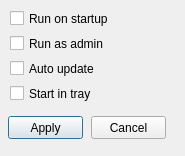
<?xml version="1.0" encoding="UTF-8"?>
<ui version="4.0">
 <class>MainSettingsWindow</class>
 <widget class="QDialog" name="MainSettingsWindow">
  <property name="geometry">
   <rect>
    <x>0</x>
    <y>0</y>
    <width>185</width>
    <height>156</height>
   </rect>
  </property>
  <property name="sizePolicy">
   <sizepolicy hsizetype="Fixed" vsizetype="Fixed">
    <horstretch>0</horstretch>
    <verstretch>0</verstretch>
   </sizepolicy>
  </property>
  <property name="windowTitle">
   <string>Settings</string>
  </property>
  <property name="sizeGripEnabled">
   <bool>false</bool>
  </property>
  <widget class="QCheckBox" name="autoUpdateCheckBox">
   <property name="enabled">
    <bool>true</bool>
   </property>
   <property name="geometry">
    <rect>
     <x>10</x>
     <y>60</y>
     <width>300</width>
     <height>17</height>
    </rect>
   </property>
   <property name="toolTip">
    <string>If this is checked, the program will check if update is available and perform update in background. Can be used only with administrator mode</string>
   </property>
   <property name="text">
    <string>Auto update</string>
   </property>
  </widget>
  <widget class="QCheckBox" name="asAdminCheckBox">
   <property name="enabled">
    <bool>true</bool>
   </property>
   <property name="geometry">
    <rect>
     <x>10</x>
     <y>35</y>
     <width>300</width>
     <height>17</height>
    </rect>
   </property>
   <property name="toolTip">
    <string>If this is checked, the programm will run as administrator</string>
   </property>
   <property name="text">
    <string>Run as admin</string>
   </property>
   <property name="checkable">
    <bool>true</bool>
   </property>
  </widget>
  <widget class="QCheckBox" name="startInTrayCheckBox">
   <property name="geometry">
    <rect>
     <x>10</x>
     <y>85</y>
     <width>300</width>
     <height>17</height>
    </rect>
   </property>
   <property name="toolTip">
    <string>If this is checked, the programm will start directly in tray</string>
   </property>
   <property name="text">
    <string>Start in tray</string>
   </property>
  </widget>
  <widget class="QCheckBox" name="runOnStartupCheckBox">
   <property name="geometry">
    <rect>
     <x>10</x>
     <y>10</y>
     <width>300</width>
     <height>17</height>
    </rect>
   </property>
   <property name="toolTip">
    <string>If this is checked, the programm will start automatically with yout windows</string>
   </property>
   <property name="text">
    <string>Run on startup</string>
   </property>
  </widget>
  <widget class="QPushButton" name="applyButton">
   <property name="geometry">
    <rect>
     <x>8</x>
     <y>116</y>
     <width>75</width>
     <height>23</height>
    </rect>
   </property>
   <property name="text">
    <string>Apply</string>
   </property>
  </widget>
  <widget class="QPushButton" name="cancelButton">
   <property name="geometry">
    <rect>
     <x>91</x>
     <y>116</y>
     <width>75</width>
     <height>23</height>
    </rect>
   </property>
   <property name="text">
    <string>Cancel</string>
   </property>
  </widget>
 </widget>
 <resources/>
 <connections/>
</ui>
